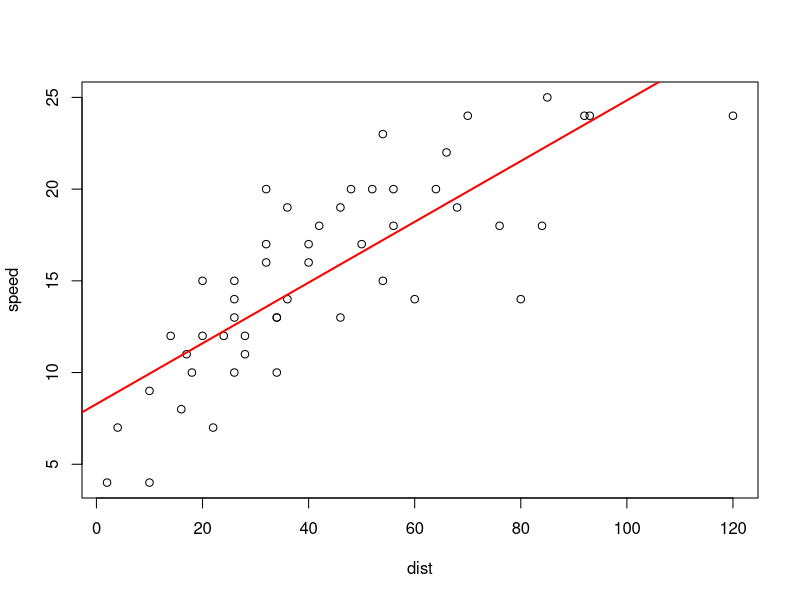

Write R code to recreate this figure.
library(ggplot2)
data(cars)
str(cars)
head(cars)
plot(speed ~dist, data = cars)
#calculate  correlation coefficient using cor function
cor(cars$speed, cars$dist)
#0.8068949 means strong, positive linear relationship


#Lm means linear model, lm(Dependent variable ~independent variable... means Y~X)
m1 <- lm(speed ~ dist, data = cars)
ls()
m1
#lm(formula = speed ~ dist, data = cars)

#Coefficients:
#  (Intercept)         dist  
#   8.2839 (b0)       0.1656(b1)

summary(m1)
# Summary explains: Residuals min and maximum values,........
#Coefficients : Intercepts(b0) and slope(b1)
# R squared and adjusted R squared
#F stats
#Degree of fredom
#p value

#slope
#lty means type of line, lwd: thickness of line
abline(m1, col= "red", lty = 1, lwd =2)
m1
#make a prediction
predict(m1, data.frame("dist"= 25), interval = "prediction")
# and the result will be the prediction with upper bound and lower bound 
